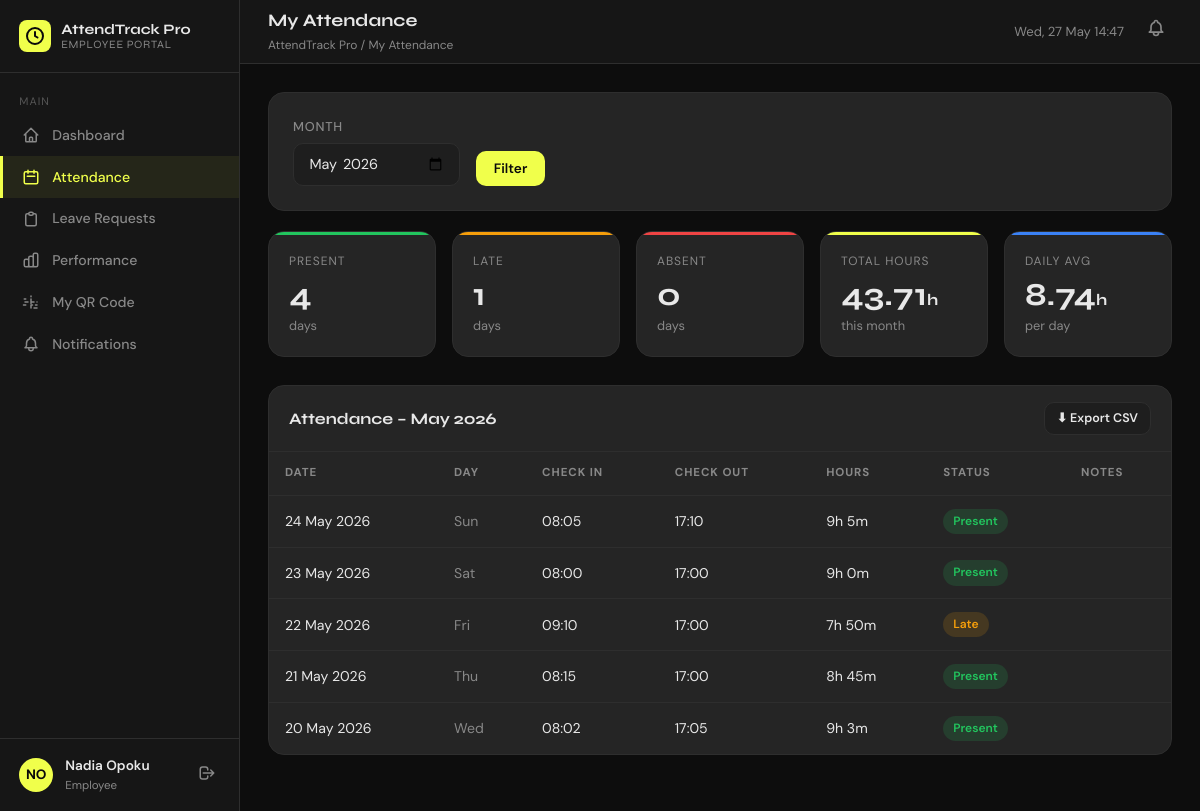
The page /employee/attendance.php (signed in) on the database its author committed.
### tables this page shows
CREATE TABLE IF NOT EXISTS attendance (
  id            INT AUTO_INCREMENT PRIMARY KEY,
  employee_id   INT NOT NULL,
  work_date     DATE NOT NULL,
  check_in      DATETIME DEFAULT NULL,
  check_out     DATETIME DEFAULT NULL,
  total_hours   DECIMAL(5,2) DEFAULT 0.00,           
  status        ENUM('present','absent','late','half_day','on_leave') DEFAULT 'present',
  notes         TEXT DEFAULT NULL,
  created_at    TIMESTAMP DEFAULT CURRENT_TIMESTAMP,
  updated_at    TIMESTAMP DEFAULT CURRENT_TIMESTAMP ON UPDATE CURRENT_TIMESTAMP,
  UNIQUE KEY uq_emp_date (employee_id, work_date),
  FOREIGN KEY (employee_id) REFERENCES employees(id) ON DELETE CASCADE
);

### includes/auth.php (called while the page is built, shortened)
<?php
function currentUser(): array {
    return [
        'id'        => $_SESSION['user_id']   ?? 0,
        'emp_code'  => $_SESSION['emp_code']  ?? '',
        'full_name' => $_SESSION['full_name'] ?? '',
        'email'     => $_SESSION['email']     ?? '',
        'role'      => $_SESSION['role']      ?? '',
        'dept'      => $_SESSION['dept']      ?? '',
    ];
}

### employee/attendance.php (the view, shortened to what this page needs)
<?php
require_once __DIR__ . '/../includes/auth.php';
require_once __DIR__ . '/../includes/helpers.php';
$cu = currentUser();
$db = getDB();
$filterMonth = $_GET['month'] ?? date('Y-m');
[$filterYear, $filterMonthNum] = explode('-', $filterMonth);
$stmt = $db->prepare("
  SELECT * FROM attendance
  WHERE employee_id = ?
    AND DATE_FORMAT(work_date, '%Y-%m') = ?
  ORDER BY work_date DESC
");
$stmt->execute([$cu['id'], $filterMonth]);
$records = $stmt->fetchAll();
$stmtS = $db->prepare("
  SELECT
    COUNT(*) AS total,
    SUM(CASE WHEN status='present'  THEN 1 ELSE 0 END) AS present,
    SUM(CASE WHEN status='late'     THEN 1 ELSE 0 END) AS late,
    SUM(CASE WHEN status='absent'   THEN 1 ELSE 0 END) AS absent,
    SUM(CASE WHEN status='half_day' THEN 1 ELSE 0 END) AS half_day,
    ROUND(SUM(total_hours),2) AS total_hours,
    ROUND(AVG(total_hours),2) AS avg_hours
  FROM attendance WHERE employee_id = ? AND DATE_FORMAT(work_date,'%Y-%m')=?
");
$stmtS->execute([$cu['id'], $filterMonth]);
$summary = $stmtS->fetch();
$pageTitle  = 'My Attendance';
$activePage = 'attendance';
require_once __DIR__ . '/../includes/nav.php';
?>
<div class="form-card" style="margin-bottom:1.25rem">
  <form method="GET" style="display:flex;gap:1rem;align-items:flex-end;flex-wrap:wrap">
    <div class="form-group-plain" style="margin:0">
      <label>Month</label>
      <input type="month" name="month" value="<?= e($filterMonth) ?>" max="<?= date('Y-m') ?>"/>
    </div>
    <button type="submit" class="btn btn-primary">Filter</button>
  </form>
</div>
<div class="stats-grid" style="--cols:5;grid-template-columns:repeat(auto-fill,minmax(160px,1fr))">
  <div class="stat-card" style="--card-accent:var(--green)">
    <div class="stat-label-sm">Present</div>
    <div class="stat-value"><?= $summary['present'] ?? 0 ?></div>
    <div class="stat-sub">days</div>
  </div>
  <div class="stat-card" style="--card-accent:var(--amber)">
    <div class="stat-label-sm">Late</div>
    <div class="stat-value"><?= $summary['late'] ?? 0 ?></div>
    <div class="stat-sub">days</div>
  </div>
  <div class="stat-card" style="--card-accent:var(--red)">
    <div class="stat-label-sm">Absent</div>
    <div class="stat-value"><?= $summary['absent'] ?? 0 ?></div>
    <div class="stat-sub">days</div>
  </div>
  <div class="stat-card" style="--card-accent:var(--accent)">
    <div class="stat-label-sm">Total Hours</div>
    <div class="stat-value"><?= $summary['total_hours'] ?? 0 ?><span style="font-size:1rem">h</span></div>
    <div class="stat-sub">this month</div>
  </div>
  <div class="stat-card" style="--card-accent:var(--blue)">
    <div class="stat-label-sm">Daily Avg</div>
    <div class="stat-value"><?= $summary['avg_hours'] ?? 0 ?><span style="font-size:1rem">h</span></div>
    <div class="stat-sub">per day</div>
  </div>
</div>
<div class="table-card">
  <div class="table-card-header">
    <div class="table-card-title">Attendance – <?= date('F Y', mktime(0,0,0,$filterMonthNum,1,$filterYear)) ?></div>
    <a href="<?= APP_URL ?>/api/export.php?type=attendance_personal&month=<?= urlencode($filterMonth) ?>"
       class="btn btn-ghost btn-sm">⬇ Export CSV</a>
  </div>
  <div class="table-wrap">
    <table class="data-table">
      <thead><tr>
        <th>Date</th><th>Day</th><th>Check In</th><th>Check Out</th>
        <th>Hours</th><th>Status</th><th>Notes</th>
      </tr></thead>
      <tbody>
      <?php if ($records): foreach ($records as $r): ?>
        <tr>
          <td><?= date('d M Y', strtotime($r['work_date'])) ?></td>
          <td class="text-dim"><?= date('D', strtotime($r['work_date'])) ?></td>
          <td><?= $r['check_in']  ? date('H:i', strtotime($r['check_in']))  : '–' ?></td>
          <td><?= $r['check_out'] ? date('H:i', strtotime($r['check_out'])) : '–' ?></td>
          <td><?= $r['total_hours'] > 0 ? formatHours($r['total_hours']) : '–' ?></td>
          <td><?= statusBadge($r['status']) ?></td>
          <td class="text-sm text-dim"><?= e($r['notes'] ?? '') ?></td>
        </tr>
      <?php endforeach; endif; ?>
      </tbody>
    </table>
  </div>
</div>
<?php require_once __DIR__ . '/../includes/footer.php'; ?>

### includes/nav.php (shortened to what this page needs)
<?php
require_once __DIR__ . '/auth.php';
require_once __DIR__ . '/helpers.php';
$cu      = currentUser();
$initials = strtoupper(substr($cu['full_name'], 0, 1) . substr(strrchr($cu['full_name'], ' '), 1, 1));
$isAdmin = ($cu['role'] === 'admin');
$dashUrl = $isAdmin ? APP_URL . '/admin/dashboard.php' : APP_URL . '/employee/dashboard.php';
?>
<!DOCTYPE html>
<html lang="en">
<head>
  <link rel="stylesheet" href="<?= APP_URL ?>/assets/css/style.css"/>
</head>
<body>
<div class="app-layout">
  <aside class="sidebar" id="sidebar">
    <div class="sidebar-header">
      <div class="sidebar-logo">
        <svg viewBox="0 0 20 20" fill="none">
          <circle cx="10" cy="10" r="8" stroke="#0a0a0a" stroke-width="2"/>
          <path d="M10 6v4l2.5 1.5" stroke="#0a0a0a" stroke-width="2" stroke-linecap="round"/>
        </svg>
      </div>
      <div class="sidebar-title">
        <?= APP_NAME ?>
        <small><?= $isAdmin ? 'Admin Panel' : 'Employee Portal' ?></small>
      </div>
    </div>
    <nav class="sidebar-nav">
      <div class="nav-section">
        <div class="nav-section-label">Main</div>
        <a href="<?= $dashUrl ?>" class="nav-link <?= ($activePage ?? '') === 'dashboard' ? 'active' : '' ?>">
          <svg fill="none" viewBox="0 0 24 24" stroke="currentColor"><path stroke-linecap="round" stroke-linejoin="round" stroke-width="2" d="M3 12l2-2m0 0l7-7 7 7M5 10v10a1 1 0 001 1h3m10-11l2 2m-2-2v10a1 1 0 01-1 1h-3m-6 0a1 1 0 001-1v-4a1 1 0 011-1h2a1 1 0 011 1v4a1 1 0 001 1m-6 0h6"/></svg>
          Dashboard
        </a>
        <a href="<?= APP_URL ?>/employee/attendance.php" class="nav-link <?= ($activePage ?? '') === 'attendance' ? 'active' : '' ?>">
          <svg fill="none" viewBox="0 0 24 24" stroke="currentColor"><path stroke-linecap="round" stroke-linejoin="round" stroke-width="2" d="M8 7V3m8 4V3m-9 8h10M5 21h14a2 2 0 002-2V7a2 2 0 00-2-2H5a2 2 0 00-2 2v12a2 2 0 002 2z"/></svg>
          Attendance
        </a>
        <a href="<?= APP_URL ?>/employee/leave.php" class="nav-link <?= ($activePage ?? '') === 'leave' ? 'active' : '' ?>">
          <svg fill="none" viewBox="0 0 24 24" stroke="currentColor"><path stroke-linecap="round" stroke-linejoin="round" stroke-width="2" d="M9 5H7a2 2 0 00-2 2v12a2 2 0 002 2h10a2 2 0 002-2V7a2 2 0 00-2-2h-2M9 5a2 2 0 002 2h2a2 2 0 002-2M9 5a2 2 0 012-2h2a2 2 0 012 2"/></svg>
          Leave Requests
        </a>
        <a href="<?= APP_URL ?>/employee/performance.php" class="nav-link <?= ($activePage ?? '') === 'performance' ? 'active' : '' ?>">
          Performance
        </a>
        <a href="<?= APP_URL ?>/employee/my_qr.php" class="nav-link <?= ($activePage ?? '') === 'qr' ? 'active' : '' ?>">
          <svg fill="none" viewBox="0 0 24 24" stroke="currentColor"><path stroke-linecap="round" stroke-linejoin="round" stroke-width="2" d="M12 4v1m6 11h2m-6 0h-2v4m0-11v3m0 0h.01M12 12h4.01M16 20h4M4 12h4m12 0h.01M5 8H3m2 8H2m10-2V8"/></svg>
          My QR Code
        </a>
        <a href="<?= APP_URL ?>/employee/notifications.php" class="nav-link <?= ($activePage ?? '') === 'notifications' ? 'active' : '' ?>">
          Notifications
        </a>
      </div>
    </nav>
    <div class="sidebar-footer">
      <div class="user-chip">
        <div class="user-avatar"><?= e($initials) ?></div>
        <div class="user-info">
          <div class="user-name"><?= e($cu['full_name']) ?></div>
          <div class="user-role"><?= e($cu['role']) ?></div>
        </div>
        <form action="<?= APP_URL ?>/logout.php" method="POST" style="margin:0">
          <button type="submit" class="logout-btn" title="Logout">
            <svg width="18" height="18" fill="none" viewBox="0 0 24 24" stroke="currentColor"><path stroke-linecap="round" stroke-linejoin="round" stroke-width="2" d="M17 16l4-4m0 0l-4-4m4 4H7m6 4v1a3 3 0 01-3 3H6a3 3 0 01-3-3V7a3 3 0 013-3h4a3 3 0 013 3v1"/></svg>
          </button>
        </form>
      </div>
    </div>
  </aside>
  <div class="main-wrapper">
    <header class="topbar">
      <div style="display:flex;align-items:center;gap:1rem">
        <div class="topbar-left">
          <div class="page-title"><?= e($pageTitle ?? 'Dashboard') ?></div>
          <div class="breadcrumb"><?= APP_NAME ?> / <?= e($pageTitle ?? 'Dashboard') ?></div>
        </div>
      </div>
      <div class="topbar-right">
        <span class="topbar-date" id="live-clock"></span>
        <a href="<?= APP_URL ?>/employee/notifications.php" class="notif-btn" title="Notifications">
        </a>
      </div>
    </header>
    <main class="main-content">

### includes/helpers.php (shortened to what this page needs)
<?php
function e(mixed $val): string {
    return htmlspecialchars((string)$val, ENT_QUOTES | ENT_HTML5, 'UTF-8');
}
function formatHours(float $hours): string {
    $h = (int) floor($hours);
    $m = (int) round(($hours - $h) * 60);
    return "{$h}h {$m}m";
}
function statusBadge(string $status): string {
    $map = [
        'present'  => 'badge-present',
        'absent'   => 'badge-absent',
        'late'     => 'badge-late',
        'half_day' => 'badge-halfday',
        'on_leave' => 'badge-leave',
    ];
    $cls   = $map[$status] ?? 'badge-default';
    $label = ucwords(str_replace('_', ' ', $status));
    return "<span class=\"badge $cls\">$label</span>";
}

### includes/footer.php (shortened to what this page needs)
    </main>
  </div>
</div>
</body>
</html>

### rows shown on the page
attendance: work_date "24 May 2026", work_date "Sun", check_in "08:05", check_out "17:10", total_hours "9h 5m", status "Present"
attendance: work_date "23 May 2026", work_date "Sat", check_in "08:00", check_out "17:00", total_hours "9h 0m", status "Present"
attendance: work_date "22 May 2026", work_date "Fri", check_in "09:10", check_out "17:00", total_hours "7h 50m", status "Late"
attendance: work_date "21 May 2026", work_date "Thu", check_in "08:15", check_out "17:00", total_hours "8h 45m", status "Present"
attendance: work_date "20 May 2026", work_date "Wed", check_in "08:02", check_out "17:05", total_hours "9h 3m", status "Present"

### other values the page prints
APP_NAME "AttendTrack Pro"
$initials "NO"
$cu['full_name'] "Nadia Opoku"
$cu['role'] "Employee"
$pageTitle "My Attendance"
$summary['present'] "4"
$summary['late'] "1"
$summary['absent'] "0"
$summary['total_hours'] "43.71"
$summary['avg_hours'] "8.74"
date('F Y', mktime(0,0,0,$filterMonthNum,1,$filterYear)) "May 2026"
